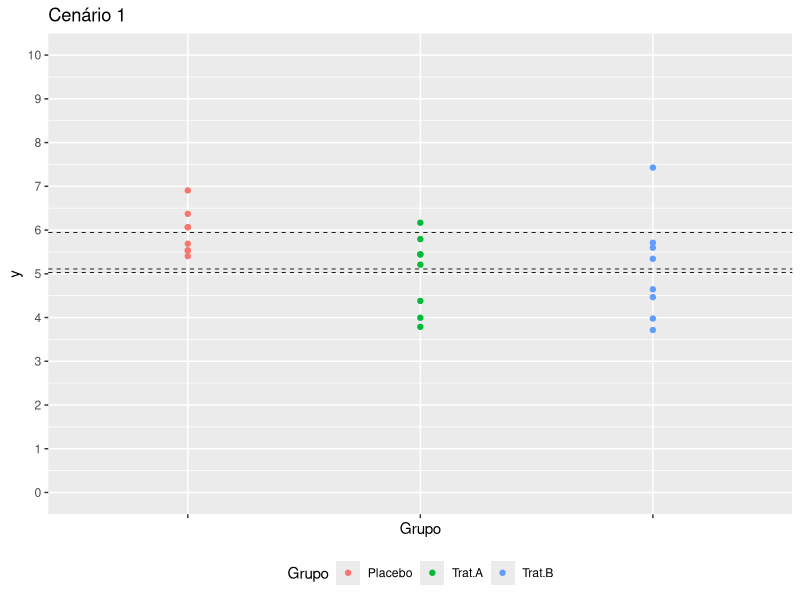
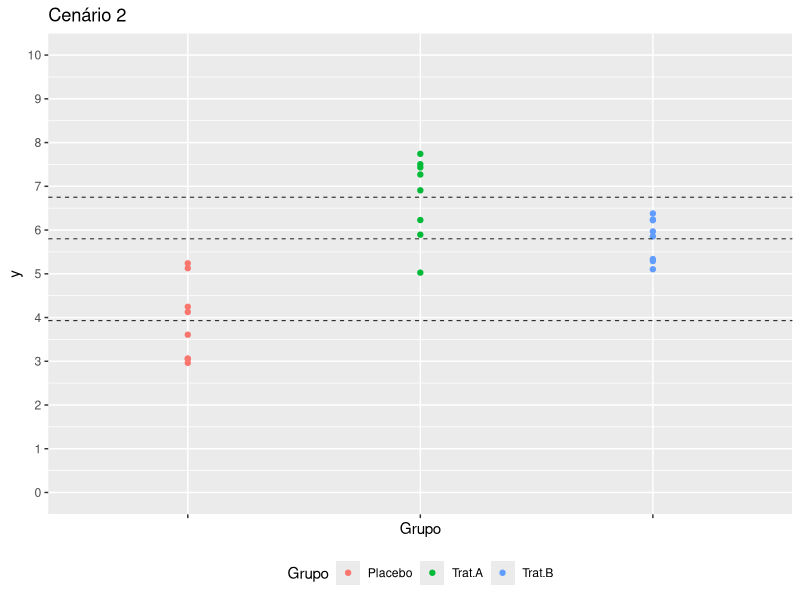
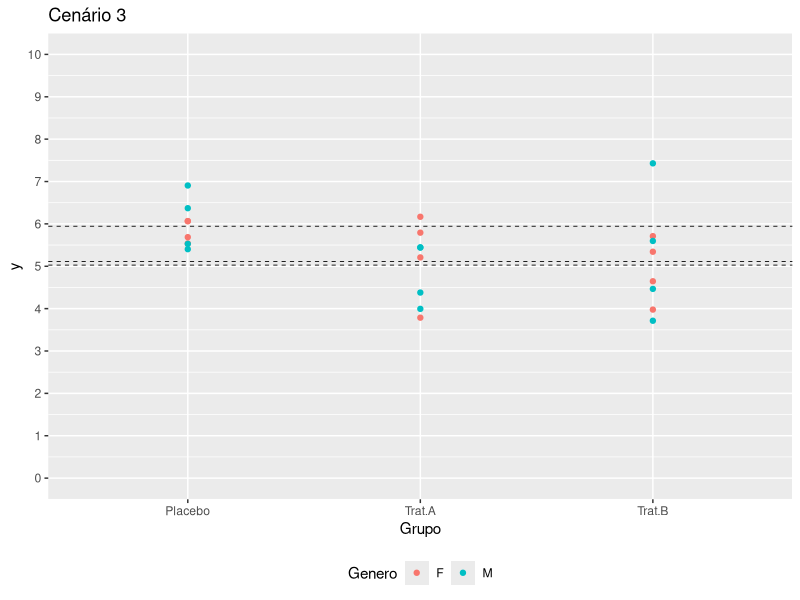
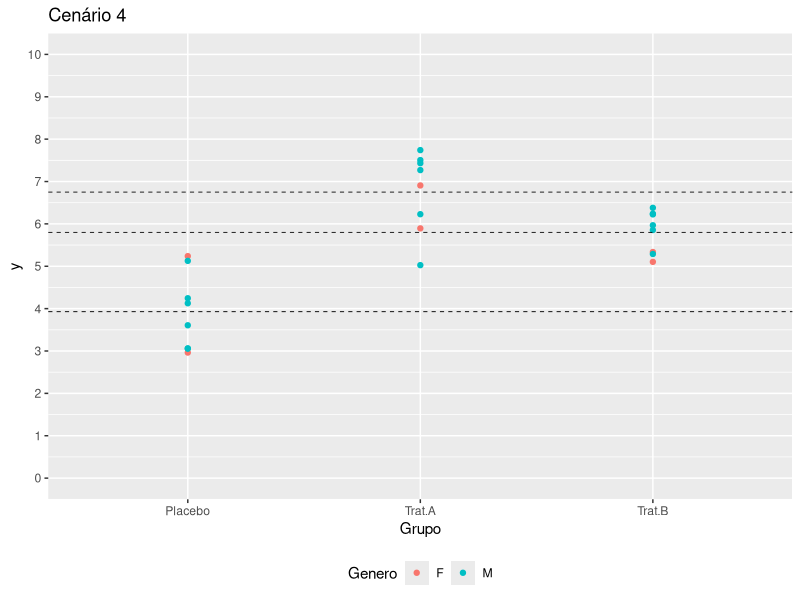
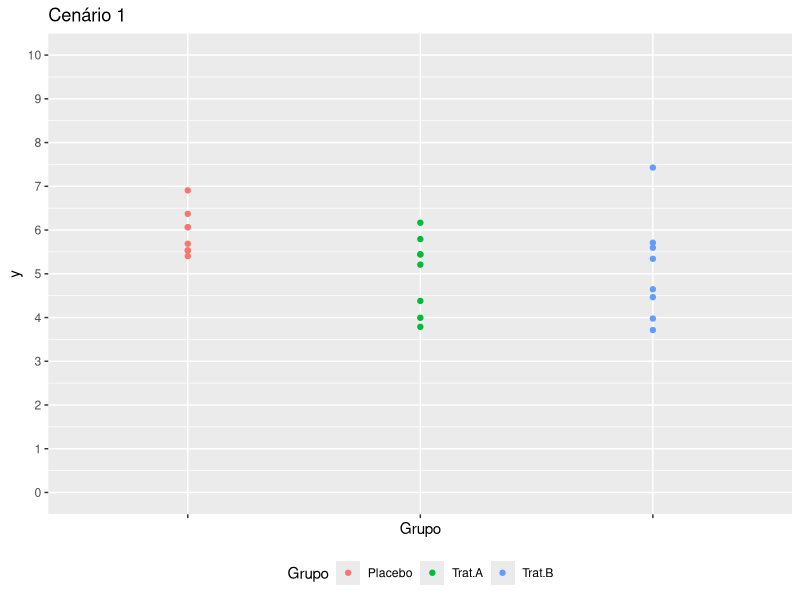
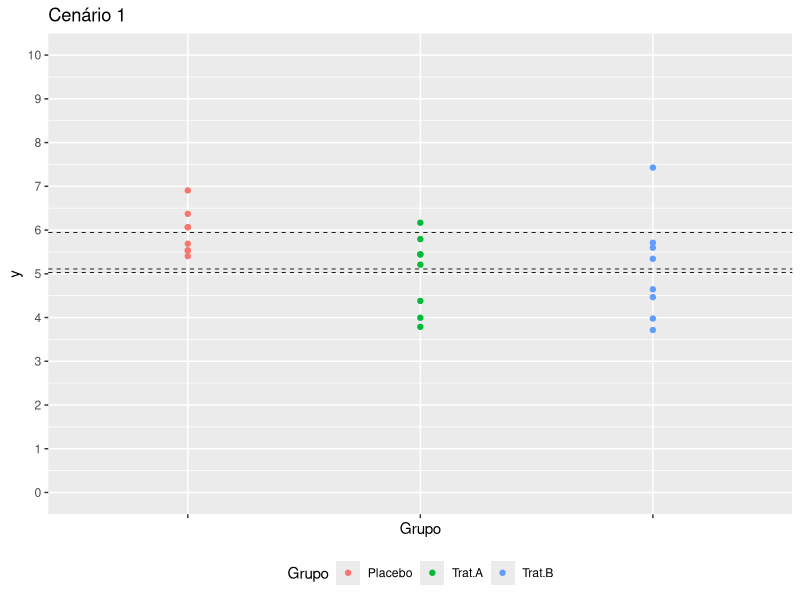
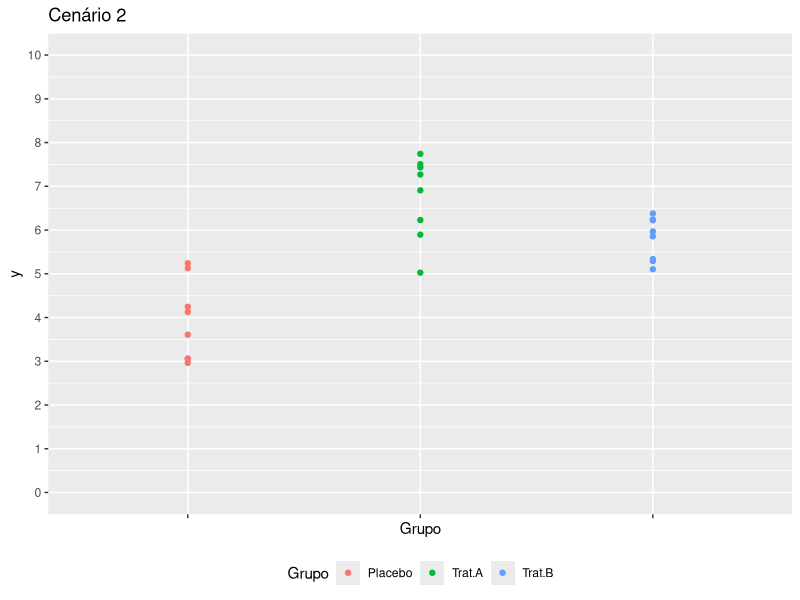
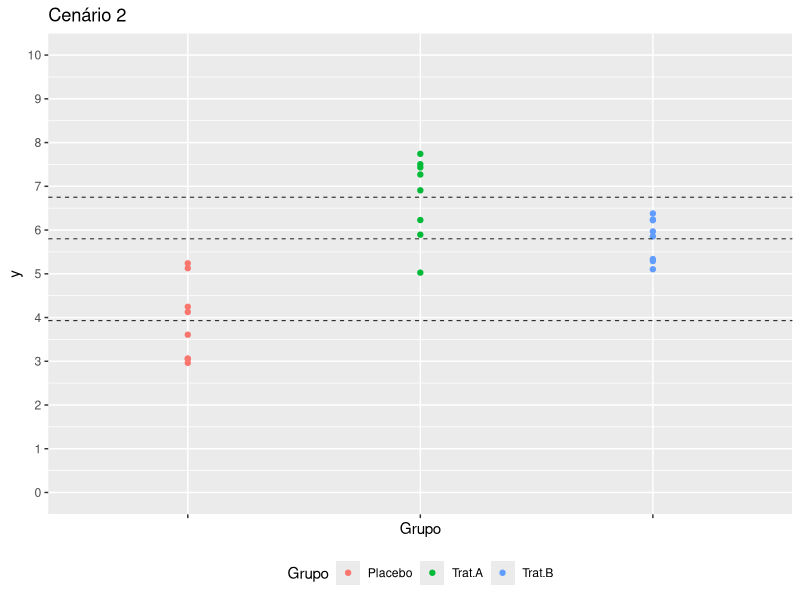

These charts were generated, in order, by the following R code:
# setup -------------------------------------------------------------------

# seed  8 =  A x B  - M = 1
# seed 55 =  ANOVA sig
# seed 72 = Plac x A **
# seed 76 = A x B .024
# seed 101 = Plac X B .047
# seed 116 = Plac X B .039
# seed 145 = Plac X A .025

set.seed(145)

library(ggplot2)
library(tidyr)
library(data.table)

# dados -------------------------------------------------------------------

# cenario1 <- data.table(Placebo = rnorm(8, 5, 1), Trat.A = rnorm(8, 5, 1), Trat.B = rnorm(8, 5, 1))
# cenario2 <- data.table(Placebo = rnorm(8, 4, 1), Trat.A = rnorm(8, 6, 1), Trat.B = rnorm(8, 6, 1))
# cenario1 <- cbind(cenario1, Genero = sample(c("M", "F"), 8, replace = T))
# cenario2 <- cbind(cenario2, Genero = sample(c("M", "F"), 8, replace = T))
# fwrite(cenario1, "Aulas/Cap13-30/cenario1.csv")
# fwrite(cenario2, "Aulas/Cap13-30/cenario2.csv")

cenario1 <- fread("Aulas/Cap13-30/cenario1.csv")
cenario2 <- fread("Aulas/Cap13-30/cenario2.csv")
cenario1$Genero <- factor(cenario1$Genero)
cenario2$Genero <- factor(cenario2$Genero)
cenario1.long <- gather(cenario1, Grupo, y, -Genero)
cenario2.long <- gather(cenario2, Grupo, y, -Genero)
cenario1.long$Grupo <- factor(cenario1.long$Grupo)
cenario2.long$Grupo <- factor(cenario2.long$Grupo)

# testes t sem correcao ---------------------------------------------------

# cenario 1
format.pval(with(cenario1, t.test(Placebo, Trat.A, var.equal = T)$p.value), scientific = F, digits = 4, eps = 1e-4)
format.pval(with(cenario1, t.test(Placebo, Trat.B, var.equal = T)$p.value), scientific = F, digits = 4, eps = 1e-4)
format.pval(with(cenario1, t.test(Trat.A, Trat.B, var.equal = T)$p.value), scientific = F, digits = 4, eps = 1e-4)

# cenario 2
format.pval(with(cenario2, t.test(Placebo, Trat.A, var.equal = T)$p.value), scientific = F, digits = 4, eps = 1e-4)
format.pval(with(cenario2, t.test(Placebo, Trat.B, var.equal = T)$p.value), scientific = F, digits = 4, eps = 1e-4)
format.pval(with(cenario2, t.test(Trat.A, Trat.B, var.equal = T)$p.value), scientific = F, digits = 4, eps = 1e-4)

# 1-way -------------------------------------------------------------------

anova11 <- aov(y ~ Grupo, cenario1.long)
anova21 <- aov(y ~ Grupo, cenario2.long)

# Bonferroni
anova11.p.bonf <- with(cenario1.long, pairwise.t.test(y, Grupo, pool.sd = FALSE, p.adjust.method = "bonf"))
anova21.p.bonf <- with(cenario2.long, pairwise.t.test(y, Grupo, pool.sd = FALSE, p.adjust.method = "bonf"))

# Tukey
anova11.p.tukey <- TukeyHSD(anova11)
anova21.p.tukey <- TukeyHSD(anova21)

# 2-way -------------------------------------------------------------------

# sem interacao
anova12 <- update(anova11, . ~ . + Genero)
anova22 <- update(anova21, . ~ . + Genero)

# Bonferroni
# anova12.p.bonf <- with(cenario1.long, pairwise.t.test(y, Grupo, p.adjust.method = "bonf"))
# anova22.p.bonf <- with(cenario2.long, pairwise.t.test(y, Grupo, p.adjust.method = "bonf"))

# Tukey
anova12.p.tukey <- TukeyHSD(anova12)
anova22.p.tukey <- TukeyHSD(anova22)

# DataViz -----------------------------------------------------------------

baseplot11 <- ggplot(cenario1.long, aes(Grupo, y, col = Grupo)) +
  geom_point() +
  scale_x_discrete(labels = NULL) +
  scale_y_continuous(limits = c(0,10), breaks = seq(0, 10)) +
  ggtitle("Cenário 1") +
  theme(legend.position = "bottom")
ggsave("Aulas/Cap13-30/cenario1.png", height = 7, width = 7)

baseplot11 +
  geom_hline(yintercept = apply(cenario1[,1:3], 2, mean), lty = 2, lwd = .3)
ggsave("Aulas/Cap13-30/cenario1_medias.png", height = 7, width = 7)

baseplot21 <- ggplot(cenario2.long, aes(Grupo, y, col = Grupo)) +
  geom_point() +
  scale_x_discrete(labels = NULL) +
  scale_y_continuous(limits = c(0,10), breaks = seq(0, 10)) +
  ggtitle("Cenário 2") +
  theme(legend.position = "bottom")
ggsave("Aulas/Cap13-30/cenario2.png", height = 7, width = 7)

baseplot21 +
  geom_hline(yintercept = apply(cenario2[,1:3], 2, mean), lty = 2, lwd = .3)
ggsave("Aulas/Cap13-30/cenario2_medias.png", height = 7, width = 7)

baseplot12 <- ggplot(cenario1.long, aes(Grupo, y, col = Genero)) +
  geom_point() +
  # scale_x_discrete(labels = NULL) +
  scale_y_continuous(limits = c(0,10), breaks = seq(0, 10)) +
  ggtitle("Cenário 3") +
  theme(legend.position = "bottom")
ggsave("Aulas/Cap13-30/cenario12.png", height = 7, width = 7)

baseplot12 +
  geom_hline(yintercept = apply(cenario1[,1:3], 2, mean), lty = 2, lwd = .3)
ggsave("Aulas/Cap13-30/cenario12_medias.png", height = 7, width = 7)

baseplot22 <- ggplot(cenario2.long, aes(Grupo, y, col = Genero)) +
  geom_point() +
  # scale_x_discrete(labels = NULL) +
  scale_y_continuous(limits = c(0,10), breaks = seq(0, 10)) +
  ggtitle("Cenário 4") +
  theme(legend.position = "bottom")
ggsave("Aulas/Cap13-30/cenario22.png", height = 7, width = 7)

baseplot22 +
  geom_hline(yintercept = apply(cenario2[,1:3], 2, mean), lty = 2, lwd = .3)
ggsave("Aulas/Cap13-30/cenario22_medias.png", height = 7, width = 7)
